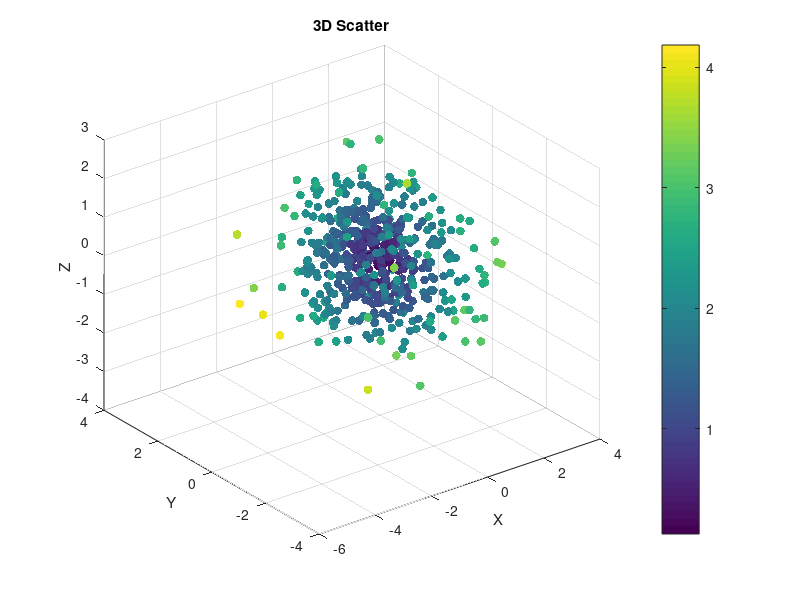

Write the MATLAB code that produced this figure.
rng(7);
n = 500;

x = randn(n,1);
y = randn(n,1);
z = randn(n,1);
c = sqrt(x.^2 + y.^2 + z.^2);

figure_handle = figure();
scatter_handle = scatter3(x, y, z, 40, c, 'filled');
xlabel('X');
ylabel('Y');
zlabel('Z');
title('3D Scatter');
colorbar;
grid on;

axes_handle = gca();
scatter_cdata = get(scatter_handle, 'CData');
color_limits = get(axes_handle, 'CLim');
openmat_result = [ ...
    size(x), size(y), size(z), size(c), ...
    size(scatter_cdata), ...
    get(scatter_handle, 'SizeData'), ...
    double(color_limits(1) == min(scatter_cdata)), ...
    double(color_limits(2) == max(scatter_cdata)), ...
    double(strcmp(get(axes_handle, 'XGrid'), 'on')), ...
    double(strcmp(get(axes_handle, 'YGrid'), 'on')), ...
    double(strcmp(get(axes_handle, 'ZGrid'), 'on')) ...
];
close(figure_handle);
